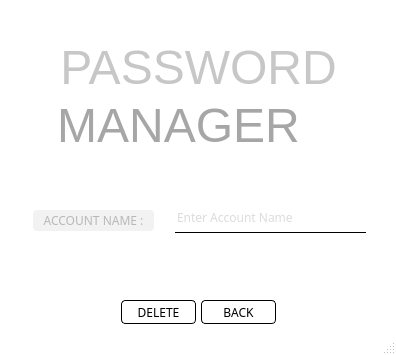
<?xml version="1.0" encoding="UTF-8"?>
<ui version="4.0">
 <class>MainWindow</class>
 <widget class="QMainWindow" name="MainWindow">
  <property name="geometry">
   <rect>
    <x>0</x>
    <y>0</y>
    <width>396</width>
    <height>355</height>
   </rect>
  </property>
  <property name="windowTitle">
   <string>MainWindow</string>
  </property>
  <property name="styleSheet">
   <string notr="true">QMainWindow{
background-color:white;
}


</string>
  </property>
  <widget class="QWidget" name="centralwidget">
   <widget class="QPushButton" name="deletefunction">
    <property name="geometry">
     <rect>
      <x>121</x>
      <y>300</y>
      <width>75</width>
      <height>24</height>
     </rect>
    </property>
    <property name="font">
     <font/>
    </property>
    <property name="cursor">
     <cursorShape>PointingHandCursor</cursorShape>
    </property>
    <property name="styleSheet">
     <string notr="true">QPushButton {
color:black;
background-color:transparent;
border:1px solid black;
border-radius:4px;
font-family:Nunito;
}

QPushButton:hover {
color:white;
background-color:black;
}

QPushButton:pressed{
padding-left:5px;
}</string>
    </property>
    <property name="text">
     <string>DELETE</string>
    </property>
   </widget>
   <widget class="QPushButton" name="back">
    <property name="geometry">
     <rect>
      <x>201</x>
      <y>300</y>
      <width>75</width>
      <height>24</height>
     </rect>
    </property>
    <property name="font">
     <font/>
    </property>
    <property name="cursor">
     <cursorShape>PointingHandCursor</cursorShape>
    </property>
    <property name="styleSheet">
     <string notr="true">QPushButton {
color:black;
background-color:transparent;
border:1px solid black;
border-radius:4px;
font-family:Nunito;
}

QPushButton:hover {
color:white;
background-color:black;
}

QPushButton:pressed{
padding-left:5px;
}</string>
    </property>
    <property name="text">
     <string>BACK</string>
    </property>
   </widget>
   <widget class="QLineEdit" name="name">
    <property name="geometry">
     <rect>
      <x>175</x>
      <y>202</y>
      <width>191</width>
      <height>31</height>
     </rect>
    </property>
    <property name="font">
     <font/>
    </property>
    <property name="layoutDirection">
     <enum>Qt::LeftToRight</enum>
    </property>
    <property name="styleSheet">
     <string notr="true">QLineEdit{
border: 0;
outline: 0;
background: transparent;
border-bottom: 1px solid black;
color:#b8b8b8;
font-family:Nunito;
}</string>
    </property>
    <property name="alignment">
     <set>Qt::AlignLeading|Qt::AlignLeft|Qt::AlignVCenter</set>
    </property>
    <property name="placeholderText">
     <string>Enter Account Name</string>
    </property>
   </widget>
   <widget class="QLabel" name="name_label">
    <property name="geometry">
     <rect>
      <x>33</x>
      <y>210</y>
      <width>121</width>
      <height>21</height>
     </rect>
    </property>
    <property name="styleSheet">
     <string notr="true">QLabel{
color:#b8b8b8;
background-color:#f2f2f2;
border-radius:4px;
font-family:Nunito;
}

QLabel:hover{
color:#a6a6a6;
}</string>
    </property>
    <property name="text">
     <string>ACCOUNT NAME :</string>
    </property>
    <property name="alignment">
     <set>Qt::AlignCenter</set>
    </property>
   </widget>
   <widget class="QLabel" name="password_2">
    <property name="geometry">
     <rect>
      <x>33</x>
      <y>42</y>
      <width>331</width>
      <height>51</height>
     </rect>
    </property>
    <property name="font">
     <font>
      <pointsize>36</pointsize>
     </font>
    </property>
    <property name="styleSheet">
     <string notr="true">QLabel {
color:#c7c7c7;
}

QLabel:hover {
color:#a6a6a6;
}</string>
    </property>
    <property name="text">
     <string>PASSWORD</string>
    </property>
    <property name="alignment">
     <set>Qt::AlignCenter</set>
    </property>
   </widget>
   <widget class="QLabel" name="manager">
    <property name="geometry">
     <rect>
      <x>43</x>
      <y>100</y>
      <width>271</width>
      <height>51</height>
     </rect>
    </property>
    <property name="font">
     <font>
      <pointsize>36</pointsize>
     </font>
    </property>
    <property name="styleSheet">
     <string notr="true">QLabel{
color:#a6a6a6;
}

QLabel:hover{
color:#c7c7c7;
}</string>
    </property>
    <property name="text">
     <string>MANAGER</string>
    </property>
    <property name="alignment">
     <set>Qt::AlignCenter</set>
    </property>
   </widget>
  </widget>
  <widget class="QStatusBar" name="statusbar"/>
 </widget>
 <resources/>
 <connections/>
</ui>
